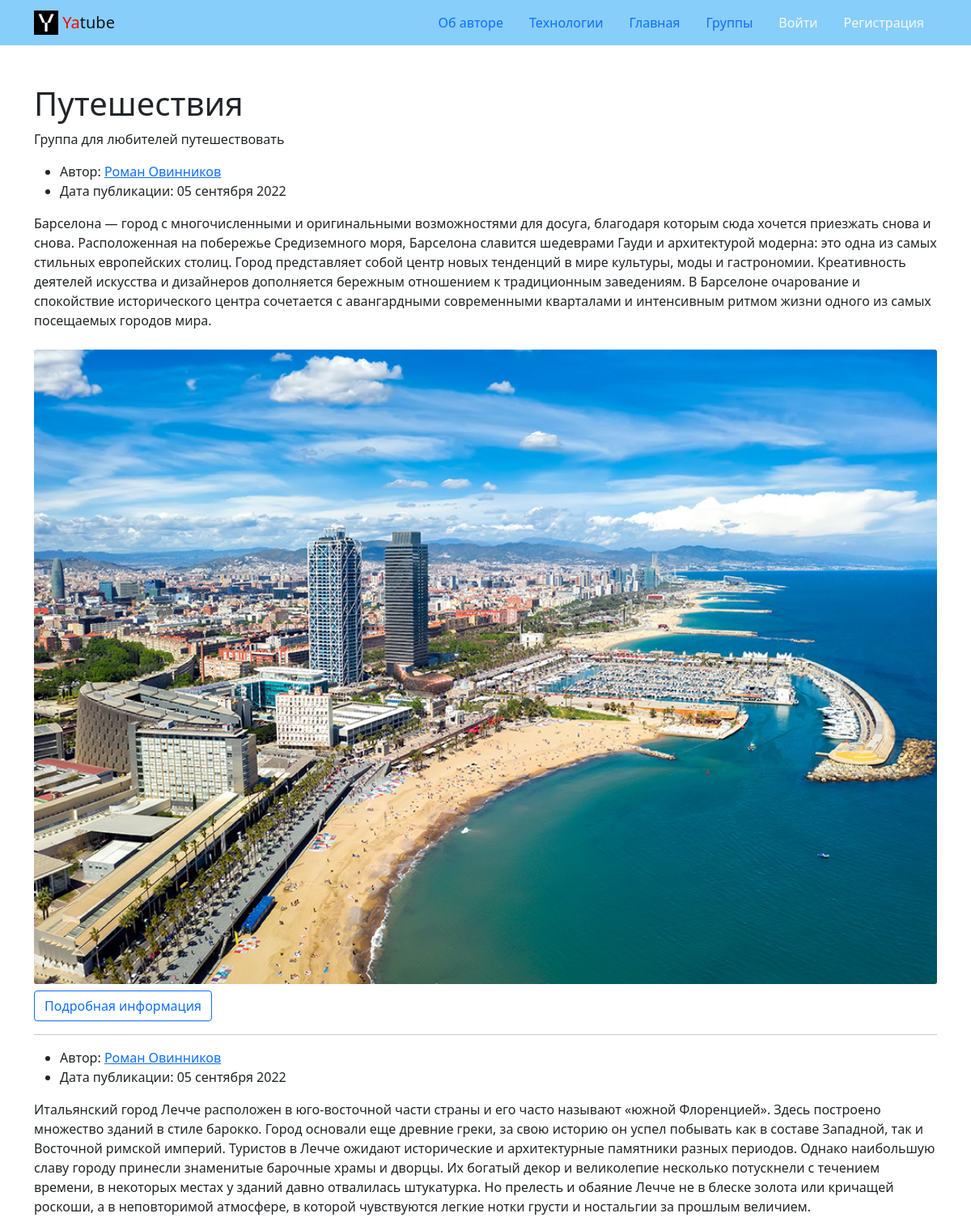
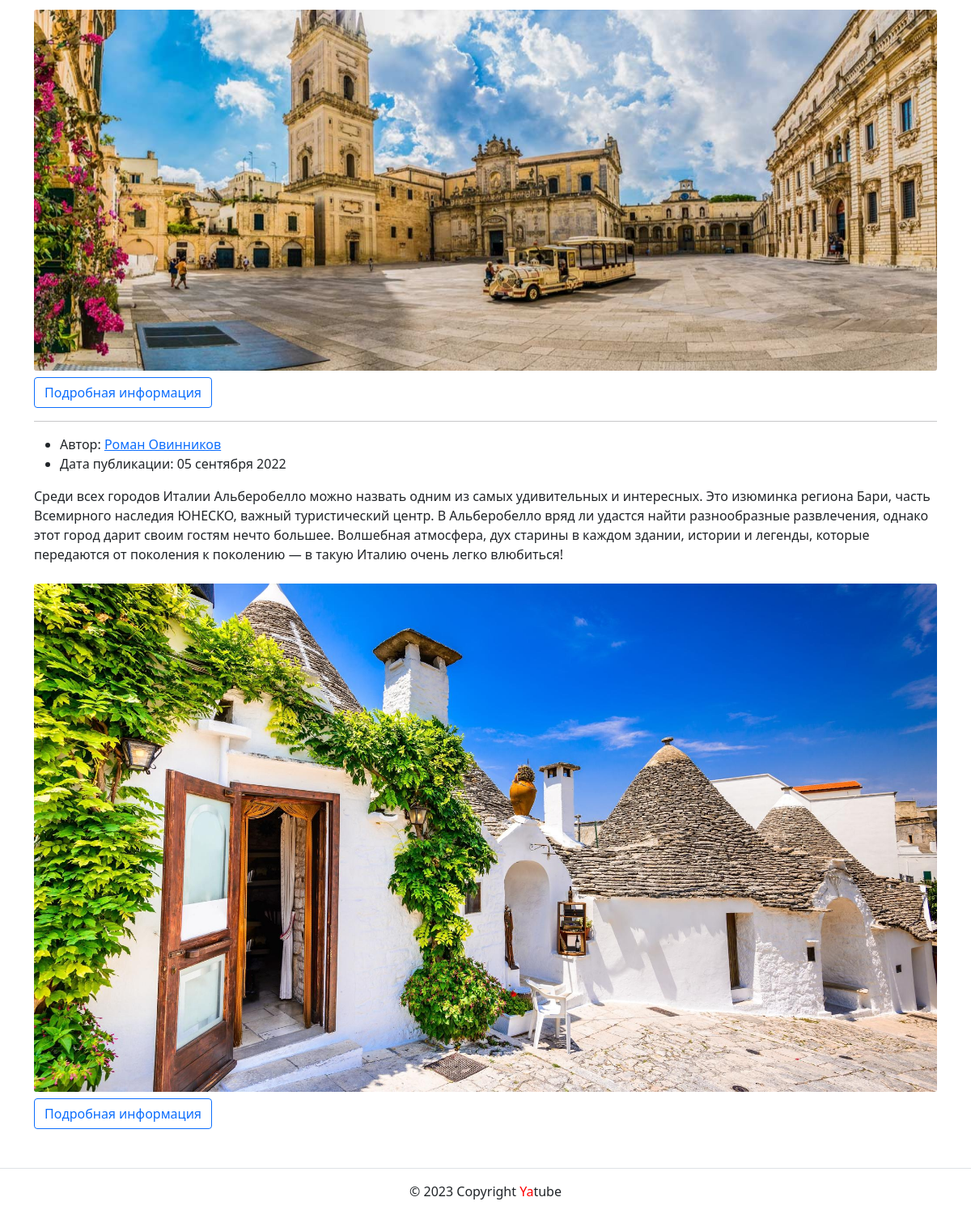
The app's page /group/trips/ with its own data (2 pictures, top to bottom).
### posts/models.py (models this page shows, shortened)
class Group(models.Model):
    description = models.TextField(
        verbose_name='Описание группы',
        help_text='Описание группы',
    )
    slug = models.SlugField(
        unique=True,
        verbose_name='Короткий адрес группы',
        help_text='Короткий адрес группы'
    )
    title = models.CharField(
        max_length=200,
        verbose_name='Название группы',
        help_text='Название группы'
    )

class Post(models.Model):
    author = models.ForeignKey(
        User,
        help_text='Автор поста',
        on_delete=models.CASCADE,
        related_name='posts',
        verbose_name='Автор поста',
    )
    group = models.ForeignKey(
        Group,
        blank=True,
        help_text='Группа, к которой будет относиться пост',
        null=True,
        on_delete=models.SET_NULL,
        related_name='posts',
        verbose_name='Группа',
    )
    image = models.ImageField(
        'Картинка',
        blank=True,
        upload_to='posts/',
    )
    pub_date = models.DateTimeField(
        auto_now_add=True,
        db_index=True,
        help_text='Дата публикации поста',
        verbose_name='Дата публикации поста',
    )
    text = models.TextField(
        help_text='Введите текст поста',
        verbose_name='Текст поста',
    )
    class Meta:
        ordering = ['-pub_date']
        verbose_name = 'Пост'
        verbose_name_plural = 'Посты'

### posts/views.py (the view)
# urls.py: path('group/<slug:slug>/', views.group_posts, name='group_list'),
def group_posts(request, slug):
    group = get_object_or_404(Group, slug=slug)
    posts = group.posts.all()
    page_obj = paginator(posts, SHOW_COUNT, request)
    context = {
        'group': group,
        'page_obj': page_obj,
    }
    return render(request, 'posts/group_list.html', context)

### core/context_processors/year.py (called while the page is built)
def year(request):
    return {
        'year': datetime.datetime.now().year
    }

### posts/utils.py (called while the page is built)
def paginator(posts, SHOW_COUNT, request):
    paginator = Paginator(posts, SHOW_COUNT)
    page_number = request.GET.get('page')
    return paginator.get_page(page_number)

### templates/posts/group_list.html (shortened to what this page needs)
{% extends 'base.html' %}
{% load thumbnail %}
{% load static %}
{% block content %}
  <div class="container py-5">
    <h1>{{ group.title }}</h1>
    <p>{{ group.description }}</p>
    <article>
      {% for post in page_obj %}
        <ul>
          <li>
            Автор:
            {% if post.author.get_full_name %}
              <a href="{% url 'posts:profile' post.author.username %}">
                {{ post.author.get_full_name }}
              </a>
            {% else %}
              <a href="{% url 'posts:profile' post.author.username %}">
                {{ post.author.username }}
              </a>
            {% endif%}
          </li>
          <li>
            Дата публикации: {{ post.pub_date|date:"d E Y" }}
          </li>
        </ul>
        <p>{{ post.text }}</p>
        {% thumbnail post.image "1440x560" crop="center" upscale=False as im %}
          <img class="card-img my-2" src="{{ im.url }}">
        {% endthumbnail %}
        <button
          class="btn btn-outline-primary"
          onclick="window.location.href = '{% url 'posts:post_detail' post.id %}'"
          type="button"
        >
          Подробная информация
        </button>
        {% if not forloop.last %}<hr>{% endif %}
      {% endfor %}
    </article>
  </div>
{% endblock %}

### records on screen
Group: title "Путешествия", description "Группа для любителей путешествовать"
Post: author.get_full_name "Роман Овинников", pub_date "05 сентября 2022", text "Барселона — город с многочисленными и оригинальными возможностями для досуга, благодаря которым сюда хочется приезжать снова и снова. Расположенная на побережье Средиземного моря, Барселона славится шедеврами Гауди и архитектурой модерна: это одна из самых стильных европейских столиц. Город представляет собой центр новых тенденций в мире культуры, моды и гастрономии. Креативность деятелей искусства и дизайнеров дополняется бережным отношением к традиционным заведениям. В Барселоне очарование и спокойствие исторического центра сочетается с авангардными современными кварталами и интенсивным ритмом жизни одного из самых посещаемых городов мира.", shows a picture
Post: author.get_full_name "Роман Овинников", pub_date "05 сентября 2022", text "Итальянский город Лечче расположен в юго-восточной части страны и его часто называют «южной Флоренцией». Здесь построено множество зданий в стиле барокко. Город основали еще древние греки, за свою историю он успел побывать как в составе Западной, так и Восточной римской империй. Туристов в Лечче ожидают исторические и архитектурные памятники разных периодов. Однако наибольшую славу городу принесли знаменитые барочные храмы и дворцы. Их богатый декор и великолепие несколько потускнели с течением времени, в некоторых местах у зданий давно отвалилась штукатурка. Но прелесть и обаяние Лечче не в блеске золота или кричащей роскоши, а в неповторимой атмосфере, в которой чувствуются легкие нотки…", shows a picture
Post: author.get_full_name "Роман Овинников", pub_date "05 сентября 2022", text "Среди всех городов Италии Альберобелло можно назвать одним из самых удивительных и интересных. Это изюминка региона Бари, часть Всемирного наследия ЮНЕСКО, важный туристический центр. В Альберобелло вряд ли удастся найти разнообразные развлечения, однако этот город дарит своим гостям нечто большее. Волшебная атмосфера, дух старины в каждом здании, истории и легенды, которые передаются от поколения к поколению — в такую Италию очень легко влюбиться!", shows a picture
